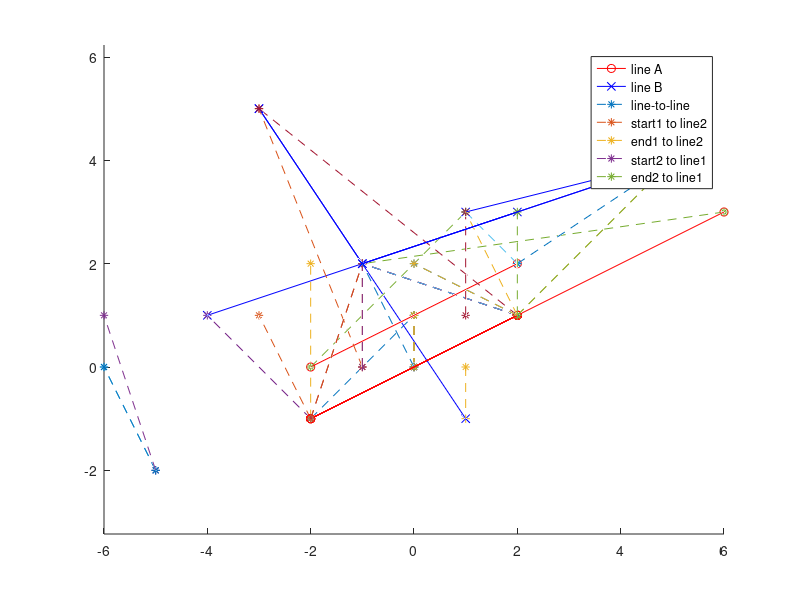

Reproduce this figure in MATLAB.
% This script can be used to create test cases for the line-to-line
% distance function in the flight path tracker. We can define deltas and
% start points for two lines and get the shortest delta between the two
% lines, as well as a visualisation of it. Note that all points are
% discretized, so they will usually not lie exactly on the lines.

function linesToLineTest()
    % plot different scenarios
    delta = plotLines([4; 2; -1], [2; 1; -2], [6; 2; 2], [2; 3; 0])
    delta = plotLines([4; 2; -1], [2; 1; -2], [6; 2; 2], [5; 4; 4])
    delta = plotLines([4; 2; -1], [2; 2; -2], [4; 1; 1], [5; 4; 4])
    delta = plotLines([4; 2; -1], [2; 1; -2], [3; 1; 1], [-1; 2; -2])
    delta = plotLines([4; 2; -1], [2; 1; -2], [-2; 3; 2], [-1; 2; -2])
    delta = plotLines([4; 2; -1], [2; 1; -2], [-2; 3; 2], [-3; 5; 0])
    delta = plotLines([4; 2; -1], [6; 3; -3], [-2; 3; 2], [-3; 5; 0])
    
    delta = plotLines([4; 2; -1], [2; 1; -2], [6; 2; 2], [5; 4; 4])
end

% This creates a plot showing the two lines and 5 connections between them:
% - the shortest possible connection
% - the start of line1 projected to line2
% - the end of line1 projected to line2
% - the start of line2 projected to line1
% - the end of line2 projected to line1
% The projected points are constrained such that they don't lie beyond
% the start or end of the other line.
function delta = plotLines(deltaA, endA, deltaB, endB)
    COEF1 = 65536;
    
    startA = endA - coefToFloat(COEF1-1) * deltaA;
    startB = endB - coefToFloat(COEF1-1) * deltaB;

    projectedStartACoef = coefFromFloat(-dot(startA-endB,deltaB) / dot(deltaB,deltaB));
    projectedEndACoef = coefFromFloat(-dot(endA-endB,deltaB) / dot(deltaB,deltaB));
    projectedStartBCoef = coefFromFloat(-dot(startB-endA,deltaA) / dot(deltaA,deltaA));
    projectedEndBCoef = coefFromFloat(-dot(endB-endA,deltaA) / dot(deltaA,deltaA));

    normal = [deltaA(2)*deltaB(3)-deltaA(3)*deltaB(2);deltaA(3)*deltaB(1)-deltaA(1)*deltaB(3);deltaA(1)*deltaB(2)-deltaA(2)*deltaB(1)];
    projectedDelta = normal*dot(endB-endA,normal)/dot(normal,normal);
    remainder = endB-endA - projectedDelta;

    A=[-deltaA deltaB];
    lineToLineCoef = (A'*A) \ (A'*remainder);
    lineToLineCoef(1) = coefFromFloatUnconstrained(lineToLineCoef(1));
    lineToLineCoef(2) = coefFromFloatUnconstrained(lineToLineCoef(2));

    
    close all;
    hold on;
    axis equal;
    plot3([endA(1) startA(1)], [endA(2) startA(2)], [endA(3) startA(3)], 'o-r');
    plot3([endB(1) startB(1)], [endB(2) startB(2)], [endB(3) startB(3)], 'x-b');
    delta = plotLine(deltaA, endA, deltaB, endB, lineToLineCoef(1), lineToLineCoef(2))';
    delta1 = plotLine(deltaA, endA, deltaB, endB, COEF1, projectedStartACoef)'
    delta2 = plotLine(deltaA, endA, deltaB, endB, 0, projectedEndACoef)'
    delta3 = plotLine(deltaA, endA, deltaB, endB, projectedStartBCoef, COEF1)'
    delta4 = plotLine(deltaA, endA, deltaB, endB, projectedEndBCoef, 0)'
    legend('line A', 'line B', 'line-to-line', 'start1 to line2', 'end1 to line2', 'start2 to line1', 'end2 to line1');
    hold off;
    
    if (lineToLineCoef(1) >= 0 && lineToLineCoef(1) < COEF1 && lineToLineCoef(2) >= 0 && lineToLineCoef(2) < COEF1)
        return
    end
    
    if (norm(delta1) < norm(delta))
        delta = delta1;
    end
    if (norm(delta2) < norm(delta))
        delta = delta2;
    end
    if (norm(delta3) < norm(delta))
        delta = delta3;
    end
    if (norm(delta4) < norm(delta))
        delta = delta4;
    end

end

function coef = coefFromFloatUnconstrained(f)
    coef = round(f * 65536);
end

function coef = coefFromFloat(f)
    coef = coefFromFloatUnconstrained(f);
    if coef < 0
        coef = 0;
    elseif coef > 65535
        coef = 65535;
    end
end

function f = coefToFloat(coef)
    f = coef / 65536;
end

function delta = plotLine(deltaA, endA, deltaB, endB, coefA, coefB)
    p1 = round(endA - deltaA * coefToFloat(coefA));
    p2 = round(endB - deltaB * coefToFloat(coefB));
    delta = p2 - p1;
    %disp([sqrt(dot(delta, delta)) (p2 - p1)']); % for debugging
    plot3([p1(1) p2(1)], [p1(2) p2(2)], [p1(3) p2(3)], '*--');
end
